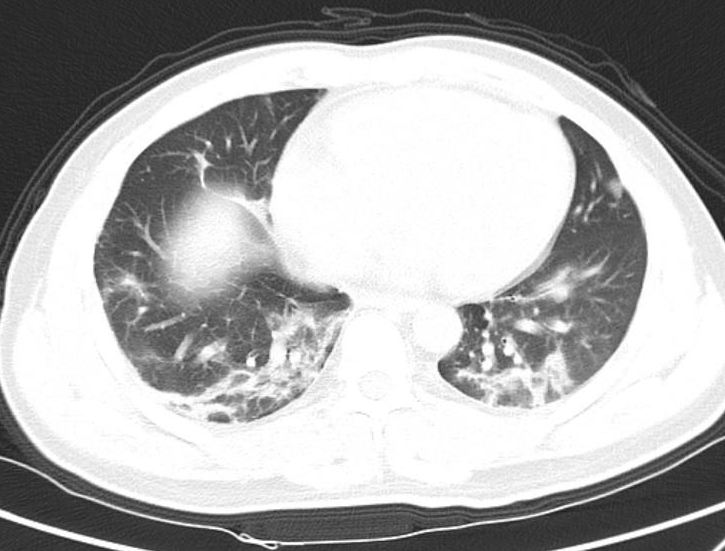
#> input picture data/CT_COVID/2020.01.24.919183-p27-132.png, 725 x 551 px; its folder holds only this picture in this run
$ python RF_Experimentation.py
#> lines starting #> are read from the running program, lines starting #| are printed output that depends on the picture
### DataHandler.py
"""
A program which prepares the dataset for use.
"""

import os
import random
import cv2
import numpy as np


class DataHandler:

    def __init__(self):
        self.DATA_FP = os.path.abspath(os.path.join(os.curdir, 'data'))

    # get covid image data file paths
    def get_covid_data_fp(self):
        covid_dir = os.path.join(self.DATA_FP, 'CT_COVID')
        fp_list = [os.path.join(covid_dir, fp) for fp in os.listdir(covid_dir)]
        return fp_list

    # get non-covid image data file paths
    def get_non_covid_data_fp(self):
        non_covid_dir = os.path.join(self.DATA_FP, 'CT_NonCOVID')
        fp_list = [os.path.join(non_covid_dir, fp) for fp in os.listdir(non_covid_dir)]
        return fp_list

    # label covid image data with 1s and label non-covid image data with 0s
    def get_all_data_labeled(self, shuffle=False):
        dataset = [(fp, 1.0) for fp in self.get_covid_data_fp()]
        dataset += [(fp, 0.0) for fp in self.get_non_covid_data_fp()]
        if shuffle:
            random.shuffle(dataset)
        return dataset

    # method loads an image from a given filepath and has options to rescale, make the image greyscale, add gaussian
    # noise to the image, and randomly rotate the image 0-3 times 90 degrees
    def load_image(self, fp, resize=False, grayscale=False, add_noise=False, randomly_rotate=False):
#> called with resize = True, grayscale = True, add_noise = False, randomly_rotate = False
        fp = os.path.abspath(fp)
        if not os.path.isfile(fp):
            print("Could not find image at location: ", fp)
        img = cv2.imread(fp)
#> img is the input picture: shape (551, 725, 3); min 24, max 255, mean 173.6
        if randomly_rotate:
            # randomly rotate the image 90 degrees 0 to 3 times.
            times_to_rotate = np.random.randint(0, 4)
            img = np.rot90(img, times_to_rotate)
        if resize:
            resized_img = img.copy()
            # get which dimension is larger and resize based on that
            # if height value is greater than width value
            if img.shape[0] > img.shape[1]:
                new_height = 299
                new_width = int(np.floor((299 * img.shape[1]) / img.shape[0]))
            else:
                new_width = 299
                new_height = int(np.floor((299 * img.shape[0]) / img.shape[1]))
#> new_height = 227
            resized_img = cv2.resize(resized_img, (new_width, new_height), interpolation=cv2.INTER_AREA)
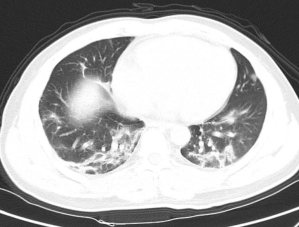
#> resized_img: shape (227, 299, 3); min 37, max 255, mean 173.6
            # padding added so both dimensions are 299
            pad_left = int((299 - resized_img.shape[1]) / 2)
#> pad_left = 0
            pad_top = int((299 - resized_img.shape[0]) / 2)
#> pad_top = 36
            pad_right = int(299 - pad_left - resized_img.shape[1])
#> pad_right = 0
            pad_bot = int(299 - pad_top - resized_img.shape[0])
#> pad_bot = 36
            img = cv2.copyMakeBorder(resized_img, pad_top, pad_bot, pad_left, pad_right, borderType=cv2.BORDER_CONSTANT,
                                     value=0)
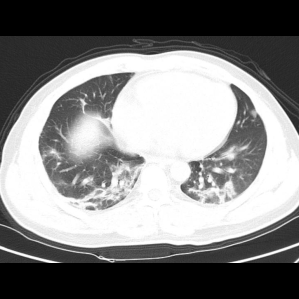
#> img: shape (299, 299, 3); min 0, max 255, mean 131.8
        if add_noise:
            img = np.float32(img)
            mean = 0.0
            var = 1.0
            stdev = var ** 0.5
            gauss_noise = np.random.normal(mean, stdev, (img.shape[0], img.shape[1], img.shape[2]))
            gauss_noise = np.reshape(gauss_noise, (img.shape[0], img.shape[1], img.shape[2]))
            img = img + gauss_noise
            img = cv2.cvtColor(img.astype('float32'), cv2.COLOR_RGB2BGR)
        if grayscale:
            img = cv2.cvtColor(img, cv2.COLOR_BGR2GRAY)
#> img: shape (299, 299)
            img = np.reshape(img, (img.shape[0], img.shape[1]))
        if len(img.shape) == 2:
            img = cv2.cvtColor(img, cv2.COLOR_GRAY2BGR)
        return img

### RF_Experimentation.py
"""
    Experimentation with RFC on a dataset of MRI covid/non-covid images.
"""

import cv2
import numpy as np
import math
import pandas as pd

from DataHandler import DataHandler

from sklearn.metrics import accuracy_score
from sklearn.ensemble import RandomForestClassifier
from sklearn.decomposition import PCA
from skimage import feature
from sklearn.discriminant_analysis import LinearDiscriminantAnalysis
from sklearn.decomposition import FastICA
from sklearn.ensemble import RandomForestRegressor
from sklearn.model_selection import train_test_split

dh = DataHandler()  # data handler object. See DataHandler.py for more information.

dataset = dh.get_all_data_labeled(shuffle=True)
split_point = int(len(dataset) * .8)  # 80 / 20 split
train_data = dataset[0:split_point]
test_data = dataset[split_point:]

train_X = np.array([dh.load_image(fp, resize=True, grayscale=True) for (fp, label) in train_data])
train_y = np.array([label for (fp, label) in train_data])
test_X = np.asarray([dh.load_image(fp, resize=True, grayscale=True) for (fp, label) in test_data]).astype('uint8')
#> call 2 of load_image, with fp = 'data/CT_NonCOVID/0.jpg', resize = True, grayscale = True, add_noise = False, randomly_rotate = False
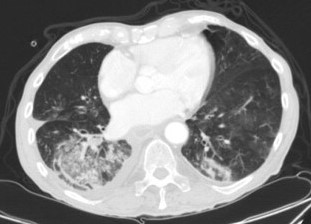
#> input picture data/CT_NonCOVID/0.jpg, 311 x 224 px
#> in load_image, img is the input picture: shape (224, 311, 3); min 21, max 255, mean 133.1
#> in load_image (call 2), `img = cv2.copyMakeBorder(resized_img, pad_top, pad_bot, pad_left, pad_..`:
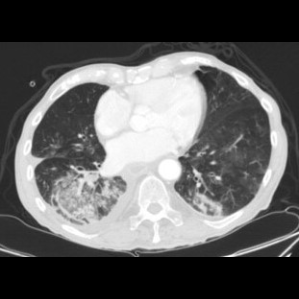
#> img: shape (299, 299, 3); min 0, max 255, mean 95.7
test_y = np.asarray([np.asarray(label) for (fp, label) in test_data]).astype('float16')

train_X = []
train_y = []
test_X = []
test_y = []
train_X_2d = []
test_X_2d = []

for (fp, label) in train_data:
    img = dh.load_image(fp, resize=True, grayscale=True)  # optionally use noise adder or rotate images
    # also combine into a single array because scikit learn requires that
    img_2d = np.asarray(cv2.cvtColor(img, cv2.COLOR_BGR2GRAY))
    img_1d = img_2d.flatten(order="C")  # flatten in row major
    train_X.append(img_1d)
    train_X_2d.append(img_2d)
    train_y.append(label)

for (fp, label) in test_data:
    img = dh.load_image(fp, resize=True, grayscale=True)
    img_2d = np.asarray(cv2.cvtColor(img, cv2.COLOR_BGR2GRAY))
    img_1d = img_2d.flatten(order="C")  # flatten in row major
    test_X.append(img_1d)
    test_X_2d.append(img_2d)
    test_y.append(label)

train_X_std = []
for t in train_X:
    t = np.array(t)
    t = (t - t.mean()) / t.std()
    train_X_std.append(t)
#> this loop made 1 pass
#> after the loop, train_X_std = 1 item
train_X = train_X_std
#> train_X = 1 item

test_X_std = []
for t in test_X:
    t = np.array(t)
    t = (t - t.mean()) / t.std()
    test_X_std.append(t)
#> after the loop, test_X_std = 1 item
test_X = test_X_std
#> test_X = 1 item

pca = PCA(n_components=150, svd_solver='full')

#> (the run stopped early here; a loop or call above may not have finished)
